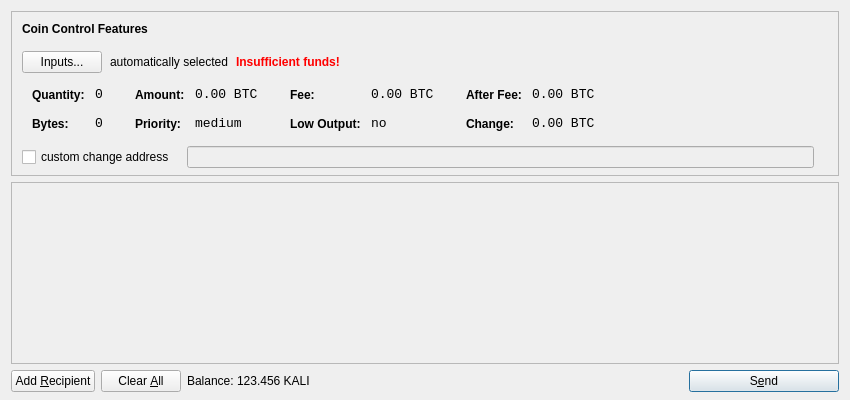
<?xml version="1.0" encoding="UTF-8"?>
<ui version="4.0">
 <class>SendCoinsDialog</class>
 <widget class="QDialog" name="SendCoinsDialog">
  <property name="geometry">
   <rect>
    <x>0</x>
    <y>0</y>
    <width>850</width>
    <height>400</height>
   </rect>
  </property>
  <property name="windowTitle">
   <string>Send Coins</string>
  </property>
  <layout class="QVBoxLayout" name="verticalLayout" stretch="0,1,0">
   <property name="bottomMargin">
    <number>8</number>
   </property>
   <item>
    <widget class="QFrame" name="frameCoinControl">
     <property name="sizePolicy">
      <sizepolicy hsizetype="Expanding" vsizetype="Expanding">
       <horstretch>0</horstretch>
       <verstretch>0</verstretch>
      </sizepolicy>
     </property>
     <property name="maximumSize">
      <size>
       <width>16777215</width>
       <height>16777215</height>
      </size>
     </property>
     <property name="frameShape">
      <enum>QFrame::StyledPanel</enum>
     </property>
     <property name="frameShadow">
      <enum>QFrame::Sunken</enum>
     </property>
     <layout class="QVBoxLayout" name="verticalLayoutCoinControl2">
      <property name="spacing">
       <number>-1</number>
      </property>
      <property name="leftMargin">
       <number>0</number>
      </property>
      <property name="topMargin">
       <number>0</number>
      </property>
      <property name="rightMargin">
       <number>0</number>
      </property>
      <property name="bottomMargin">
       <number>6</number>
      </property>
      <item>
       <layout class="QVBoxLayout" name="verticalLayoutCoinControl" stretch="0,0,0,0,1">
        <property name="spacing">
         <number>0</number>
        </property>
        <property name="leftMargin">
         <number>10</number>
        </property>
        <property name="topMargin">
         <number>10</number>
        </property>
        <item>
         <layout class="QHBoxLayout" name="horizontalLayoutCoinControl1">
          <property name="bottomMargin">
           <number>15</number>
          </property>
          <item>
           <widget class="QLabel" name="labelCoinControlFeatures">
            <property name="sizePolicy">
             <sizepolicy hsizetype="Preferred" vsizetype="Maximum">
              <horstretch>0</horstretch>
              <verstretch>0</verstretch>
             </sizepolicy>
            </property>
            <property name="font">
             <font>
              <weight>75</weight>
              <bold>true</bold>
             </font>
            </property>
            <property name="styleSheet">
             <string notr="true">font-weight:bold;</string>
            </property>
            <property name="text">
             <string>Coin Control Features</string>
            </property>
           </widget>
          </item>
         </layout>
        </item>
        <item>
         <layout class="QHBoxLayout" name="horizontalLayoutCoinControl2" stretch="0,0,0,0">
          <property name="spacing">
           <number>8</number>
          </property>
          <property name="bottomMargin">
           <number>10</number>
          </property>
          <item>
           <widget class="QPushButton" name="pushButtonCoinControl">
            <property name="styleSheet">
             <string notr="true"/>
            </property>
            <property name="text">
             <string>Inputs...</string>
            </property>
           </widget>
          </item>
          <item>
           <widget class="QLabel" name="labelCoinControlAutomaticallySelected">
            <property name="text">
             <string>automatically selected</string>
            </property>
            <property name="margin">
             <number>5</number>
            </property>
           </widget>
          </item>
          <item>
           <widget class="QLabel" name="labelCoinControlInsuffFunds">
            <property name="font">
             <font>
              <weight>75</weight>
              <bold>true</bold>
             </font>
            </property>
            <property name="styleSheet">
             <string notr="true">color:red;font-weight:bold;</string>
            </property>
            <property name="text">
             <string>Insufficient funds!</string>
            </property>
            <property name="margin">
             <number>5</number>
            </property>
           </widget>
          </item>
          <item>
           <spacer name="horizontalSpacerCoinControl">
            <property name="orientation">
             <enum>Qt::Horizontal</enum>
            </property>
            <property name="sizeHint" stdset="0">
             <size>
              <width>40</width>
              <height>1</height>
             </size>
            </property>
           </spacer>
          </item>
         </layout>
        </item>
        <item>
         <widget class="QWidget" name="widgetCoinControl" native="true">
          <property name="sizePolicy">
           <sizepolicy hsizetype="Preferred" vsizetype="Preferred">
            <horstretch>0</horstretch>
            <verstretch>0</verstretch>
           </sizepolicy>
          </property>
          <property name="minimumSize">
           <size>
            <width>0</width>
            <height>0</height>
           </size>
          </property>
          <property name="styleSheet">
           <string notr="true"/>
          </property>
          <layout class="QHBoxLayout" name="horizontalLayoutCoinControl5">
           <property name="margin">
            <number>0</number>
           </property>
           <item>
            <layout class="QHBoxLayout" name="horizontalLayoutCoinControl3" stretch="0,0,0,1">
             <property name="spacing">
              <number>20</number>
             </property>
             <property name="topMargin">
              <number>0</number>
             </property>
             <property name="bottomMargin">
              <number>10</number>
             </property>
             <item>
              <layout class="QFormLayout" name="formLayoutCoinControl1">
               <property name="horizontalSpacing">
                <number>10</number>
               </property>
               <property name="verticalSpacing">
                <number>14</number>
               </property>
               <property name="leftMargin">
                <number>10</number>
               </property>
               <property name="topMargin">
                <number>4</number>
               </property>
               <property name="rightMargin">
                <number>6</number>
               </property>
               <item row="0" column="0">
                <widget class="QLabel" name="labelCoinControlQuantityText">
                 <property name="styleSheet">
                  <string notr="true">font-weight:bold;</string>
                 </property>
                 <property name="text">
                  <string>Quantity:</string>
                 </property>
                 <property name="margin">
                  <number>0</number>
                 </property>
                </widget>
               </item>
               <item row="0" column="1">
                <widget class="QLabel" name="labelCoinControlQuantity">
                 <property name="font">
                  <font>
                   <family>Monospace</family>
                   <pointsize>10</pointsize>
                  </font>
                 </property>
                 <property name="cursor">
                  <cursorShape>IBeamCursor</cursorShape>
                 </property>
                 <property name="contextMenuPolicy">
                  <enum>Qt::ActionsContextMenu</enum>
                 </property>
                 <property name="text">
                  <string notr="true">0</string>
                 </property>
                 <property name="margin">
                  <number>0</number>
                 </property>
                 <property name="textInteractionFlags">
                  <set>Qt::LinksAccessibleByMouse|Qt::TextSelectableByKeyboard|Qt::TextSelectableByMouse</set>
                 </property>
                </widget>
               </item>
               <item row="1" column="0">
                <widget class="QLabel" name="labelCoinControlBytesText">
                 <property name="styleSheet">
                  <string notr="true">font-weight:bold;</string>
                 </property>
                 <property name="text">
                  <string>Bytes:</string>
                 </property>
                </widget>
               </item>
               <item row="1" column="1">
                <widget class="QLabel" name="labelCoinControlBytes">
                 <property name="font">
                  <font>
                   <family>Monospace</family>
                   <pointsize>10</pointsize>
                  </font>
                 </property>
                 <property name="cursor">
                  <cursorShape>IBeamCursor</cursorShape>
                 </property>
                 <property name="contextMenuPolicy">
                  <enum>Qt::ActionsContextMenu</enum>
                 </property>
                 <property name="text">
                  <string notr="true">0</string>
                 </property>
                 <property name="textInteractionFlags">
                  <set>Qt::LinksAccessibleByMouse|Qt::TextSelectableByKeyboard|Qt::TextSelectableByMouse</set>
                 </property>
                </widget>
               </item>
              </layout>
             </item>
             <item>
              <layout class="QFormLayout" name="formLayoutCoinControl2">
               <property name="horizontalSpacing">
                <number>10</number>
               </property>
               <property name="verticalSpacing">
                <number>14</number>
               </property>
               <property name="leftMargin">
                <number>6</number>
               </property>
               <property name="topMargin">
                <number>4</number>
               </property>
               <property name="rightMargin">
                <number>6</number>
               </property>
               <item row="0" column="0">
                <widget class="QLabel" name="labelCoinControlAmountText">
                 <property name="styleSheet">
                  <string notr="true">font-weight:bold;</string>
                 </property>
                 <property name="text">
                  <string>Amount:</string>
                 </property>
                 <property name="margin">
                  <number>0</number>
                 </property>
                </widget>
               </item>
               <item row="0" column="1">
                <widget class="QLabel" name="labelCoinControlAmount">
                 <property name="font">
                  <font>
                   <family>Monospace</family>
                   <pointsize>10</pointsize>
                  </font>
                 </property>
                 <property name="cursor">
                  <cursorShape>IBeamCursor</cursorShape>
                 </property>
                 <property name="contextMenuPolicy">
                  <enum>Qt::ActionsContextMenu</enum>
                 </property>
                 <property name="text">
                  <string notr="true">0.00 BTC</string>
                 </property>
                 <property name="textInteractionFlags">
                  <set>Qt::LinksAccessibleByMouse|Qt::TextSelectableByKeyboard|Qt::TextSelectableByMouse</set>
                 </property>
                </widget>
               </item>
               <item row="1" column="0">
                <widget class="QLabel" name="labelCoinControlPriorityText">
                 <property name="styleSheet">
                  <string notr="true">font-weight:bold;</string>
                 </property>
                 <property name="text">
                  <string>Priority:</string>
                 </property>
                </widget>
               </item>
               <item row="1" column="1">
                <widget class="QLabel" name="labelCoinControlPriority">
                 <property name="font">
                  <font>
                   <family>Monospace</family>
                   <pointsize>10</pointsize>
                  </font>
                 </property>
                 <property name="cursor">
                  <cursorShape>IBeamCursor</cursorShape>
                 </property>
                 <property name="contextMenuPolicy">
                  <enum>Qt::ActionsContextMenu</enum>
                 </property>
                 <property name="text">
                  <string>medium</string>
                 </property>
                 <property name="textInteractionFlags">
                  <set>Qt::LinksAccessibleByMouse|Qt::TextSelectableByKeyboard|Qt::TextSelectableByMouse</set>
                 </property>
                </widget>
               </item>
              </layout>
             </item>
             <item>
              <layout class="QFormLayout" name="formLayoutCoinControl3">
               <property name="horizontalSpacing">
                <number>10</number>
               </property>
               <property name="verticalSpacing">
                <number>14</number>
               </property>
               <property name="leftMargin">
                <number>6</number>
               </property>
               <property name="topMargin">
                <number>4</number>
               </property>
               <property name="rightMargin">
                <number>6</number>
               </property>
               <item row="0" column="0">
                <widget class="QLabel" name="labelCoinControlFeeText">
                 <property name="styleSheet">
                  <string notr="true">font-weight:bold;</string>
                 </property>
                 <property name="text">
                  <string>Fee:</string>
                 </property>
                 <property name="margin">
                  <number>0</number>
                 </property>
                </widget>
               </item>
               <item row="0" column="1">
                <widget class="QLabel" name="labelCoinControlFee">
                 <property name="font">
                  <font>
                   <family>Monospace</family>
                   <pointsize>10</pointsize>
                  </font>
                 </property>
                 <property name="cursor">
                  <cursorShape>IBeamCursor</cursorShape>
                 </property>
                 <property name="contextMenuPolicy">
                  <enum>Qt::ActionsContextMenu</enum>
                 </property>
                 <property name="text">
                  <string notr="true">0.00 BTC</string>
                 </property>
                 <property name="textInteractionFlags">
                  <set>Qt::LinksAccessibleByMouse|Qt::TextSelectableByKeyboard|Qt::TextSelectableByMouse</set>
                 </property>
                </widget>
               </item>
               <item row="1" column="0">
                <widget class="QLabel" name="labelCoinControlLowOutputText">
                 <property name="styleSheet">
                  <string notr="true">font-weight:bold;</string>
                 </property>
                 <property name="text">
                  <string>Low Output:</string>
                 </property>
                </widget>
               </item>
               <item row="1" column="1">
                <widget class="QLabel" name="labelCoinControlLowOutput">
                 <property name="font">
                  <font>
                   <family>Monospace</family>
                   <pointsize>10</pointsize>
                  </font>
                 </property>
                 <property name="cursor">
                  <cursorShape>IBeamCursor</cursorShape>
                 </property>
                 <property name="contextMenuPolicy">
                  <enum>Qt::ActionsContextMenu</enum>
                 </property>
                 <property name="text">
                  <string>no</string>
                 </property>
                 <property name="textInteractionFlags">
                  <set>Qt::LinksAccessibleByMouse|Qt::TextSelectableByKeyboard|Qt::TextSelectableByMouse</set>
                 </property>
                </widget>
               </item>
              </layout>
             </item>
             <item>
              <layout class="QFormLayout" name="formLayoutCoinControl4">
               <property name="horizontalSpacing">
                <number>10</number>
               </property>
               <property name="verticalSpacing">
                <number>14</number>
               </property>
               <property name="leftMargin">
                <number>6</number>
               </property>
               <property name="topMargin">
                <number>4</number>
               </property>
               <property name="rightMargin">
                <number>6</number>
               </property>
               <item row="0" column="0">
                <widget class="QLabel" name="labelCoinControlAfterFeeText">
                 <property name="styleSheet">
                  <string notr="true">font-weight:bold;</string>
                 </property>
                 <property name="text">
                  <string>After Fee:</string>
                 </property>
                 <property name="margin">
                  <number>0</number>
                 </property>
                </widget>
               </item>
               <item row="0" column="1">
                <widget class="QLabel" name="labelCoinControlAfterFee">
                 <property name="font">
                  <font>
                   <family>Monospace</family>
                   <pointsize>10</pointsize>
                  </font>
                 </property>
                 <property name="cursor">
                  <cursorShape>IBeamCursor</cursorShape>
                 </property>
                 <property name="contextMenuPolicy">
                  <enum>Qt::ActionsContextMenu</enum>
                 </property>
                 <property name="text">
                  <string notr="true">0.00 BTC</string>
                 </property>
                 <property name="textInteractionFlags">
                  <set>Qt::LinksAccessibleByMouse|Qt::TextSelectableByKeyboard|Qt::TextSelectableByMouse</set>
                 </property>
                </widget>
               </item>
               <item row="1" column="0">
                <widget class="QLabel" name="labelCoinControlChangeText">
                 <property name="styleSheet">
                  <string notr="true">font-weight:bold;</string>
                 </property>
                 <property name="text">
                  <string>Change:</string>
                 </property>
                </widget>
               </item>
               <item row="1" column="1">
                <widget class="QLabel" name="labelCoinControlChange">
                 <property name="font">
                  <font>
                   <family>Monospace</family>
                   <pointsize>10</pointsize>
                  </font>
                 </property>
                 <property name="cursor">
                  <cursorShape>IBeamCursor</cursorShape>
                 </property>
                 <property name="contextMenuPolicy">
                  <enum>Qt::ActionsContextMenu</enum>
                 </property>
                 <property name="text">
                  <string notr="true">0.00 BTC</string>
                 </property>
                 <property name="textInteractionFlags">
                  <set>Qt::LinksAccessibleByMouse|Qt::TextSelectableByKeyboard|Qt::TextSelectableByMouse</set>
                 </property>
                </widget>
               </item>
              </layout>
             </item>
            </layout>
           </item>
          </layout>
         </widget>
        </item>
        <item>
         <layout class="QHBoxLayout" name="horizontalLayoutCoinControl4" stretch="0,0,0">
          <property name="spacing">
           <number>12</number>
          </property>
          <property name="sizeConstraint">
           <enum>QLayout::SetDefaultConstraint</enum>
          </property>
          <property name="topMargin">
           <number>5</number>
          </property>
          <property name="rightMargin">
           <number>5</number>
          </property>
          <item>
           <widget class="QCheckBox" name="checkBoxCoinControlChange">
            <property name="text">
             <string>custom change address</string>
            </property>
           </widget>
          </item>
          <item>
           <widget class="QLineEdit" name="lineEditCoinControlChange">
            <property name="enabled">
             <bool>false</bool>
            </property>
            <property name="sizePolicy">
             <sizepolicy hsizetype="Expanding" vsizetype="Fixed">
              <horstretch>0</horstretch>
              <verstretch>0</verstretch>
             </sizepolicy>
            </property>
           </widget>
          </item>
          <item>
           <widget class="QLabel" name="labelCoinControlChangeLabel">
            <property name="sizePolicy">
             <sizepolicy hsizetype="Preferred" vsizetype="Expanding">
              <horstretch>0</horstretch>
              <verstretch>0</verstretch>
             </sizepolicy>
            </property>
            <property name="minimumSize">
             <size>
              <width>0</width>
              <height>0</height>
             </size>
            </property>
            <property name="text">
             <string/>
            </property>
            <property name="margin">
             <number>3</number>
            </property>
           </widget>
          </item>
         </layout>
        </item>
        <item>
         <spacer name="verticalSpacerCoinControl">
          <property name="orientation">
           <enum>Qt::Vertical</enum>
          </property>
          <property name="sizeHint" stdset="0">
           <size>
            <width>800</width>
            <height>1</height>
           </size>
          </property>
         </spacer>
        </item>
       </layout>
      </item>
     </layout>
    </widget>
   </item>
   <item>
    <widget class="QScrollArea" name="scrollArea">
     <property name="widgetResizable">
      <bool>true</bool>
     </property>
     <widget class="QWidget" name="scrollAreaWidgetContents">
      <property name="geometry">
       <rect>
        <x>0</x>
        <y>0</y>
        <width>830</width>
        <height>165</height>
       </rect>
      </property>
      <layout class="QVBoxLayout" name="verticalLayout_2">
       <property name="margin">
        <number>0</number>
       </property>
       <item>
        <layout class="QVBoxLayout" name="entries">
         <property name="spacing">
          <number>6</number>
         </property>
        </layout>
       </item>
       <item>
        <spacer name="verticalSpacer">
         <property name="orientation">
          <enum>Qt::Vertical</enum>
         </property>
         <property name="sizeHint" stdset="0">
          <size>
           <width>20</width>
           <height>40</height>
          </size>
         </property>
        </spacer>
       </item>
      </layout>
     </widget>
    </widget>
   </item>
   <item>
    <layout class="QHBoxLayout" name="horizontalLayout">
     <item>
      <widget class="QPushButton" name="addButton">
       <property name="toolTip">
        <string>Send to multiple recipients at once</string>
       </property>
       <property name="text">
        <string>Add &amp;Recipient</string>
       </property>
       <property name="icon">
        <iconset resource="../bitcoin.qrc">
         <normaloff>:/icons/add</normaloff>:/icons/add</iconset>
       </property>
       <property name="autoDefault">
        <bool>false</bool>
       </property>
      </widget>
     </item>
     <item>
      <widget class="QPushButton" name="clearButton">
       <property name="sizePolicy">
        <sizepolicy hsizetype="Minimum" vsizetype="Fixed">
         <horstretch>0</horstretch>
         <verstretch>0</verstretch>
        </sizepolicy>
       </property>
       <property name="toolTip">
        <string>Remove all transaction fields</string>
       </property>
       <property name="text">
        <string>Clear &amp;All</string>
       </property>
       <property name="icon">
        <iconset resource="../bitcoin.qrc">
         <normaloff>:/icons/remove</normaloff>:/icons/remove</iconset>
       </property>
       <property name="autoRepeatDelay">
        <number>300</number>
       </property>
       <property name="autoDefault">
        <bool>false</bool>
       </property>
      </widget>
     </item>
     <item>
      <layout class="QHBoxLayout" name="horizontalLayout_2">
       <property name="spacing">
        <number>3</number>
       </property>
       <item>
        <widget class="QLabel" name="label">
         <property name="text">
          <string>Balance:</string>
         </property>
        </widget>
       </item>
       <item>
        <widget class="QLabel" name="labelBalance">
         <property name="cursor">
          <cursorShape>IBeamCursor</cursorShape>
         </property>
         <property name="text">
          <string>123.456 KALI</string>
         </property>
         <property name="textInteractionFlags">
          <set>Qt::LinksAccessibleByMouse|Qt::TextSelectableByKeyboard|Qt::TextSelectableByMouse</set>
         </property>
        </widget>
       </item>
      </layout>
     </item>
     <item>
      <spacer name="horizontalSpacer">
       <property name="orientation">
        <enum>Qt::Horizontal</enum>
       </property>
       <property name="sizeHint" stdset="0">
        <size>
         <width>40</width>
         <height>20</height>
        </size>
       </property>
      </spacer>
     </item>
     <item>
      <widget class="QPushButton" name="sendButton">
       <property name="minimumSize">
        <size>
         <width>150</width>
         <height>0</height>
        </size>
       </property>
       <property name="toolTip">
        <string>Confirm the send action</string>
       </property>
       <property name="text">
        <string>S&amp;end</string>
       </property>
       <property name="icon">
        <iconset resource="../bitcoin.qrc">
         <normaloff>:/icons/send</normaloff>:/icons/send</iconset>
       </property>
       <property name="default">
        <bool>true</bool>
       </property>
      </widget>
     </item>
    </layout>
   </item>
  </layout>
 </widget>
 <resources>
  <include location="../bitcoin.qrc"/>
 </resources>
 <connections/>
</ui>
